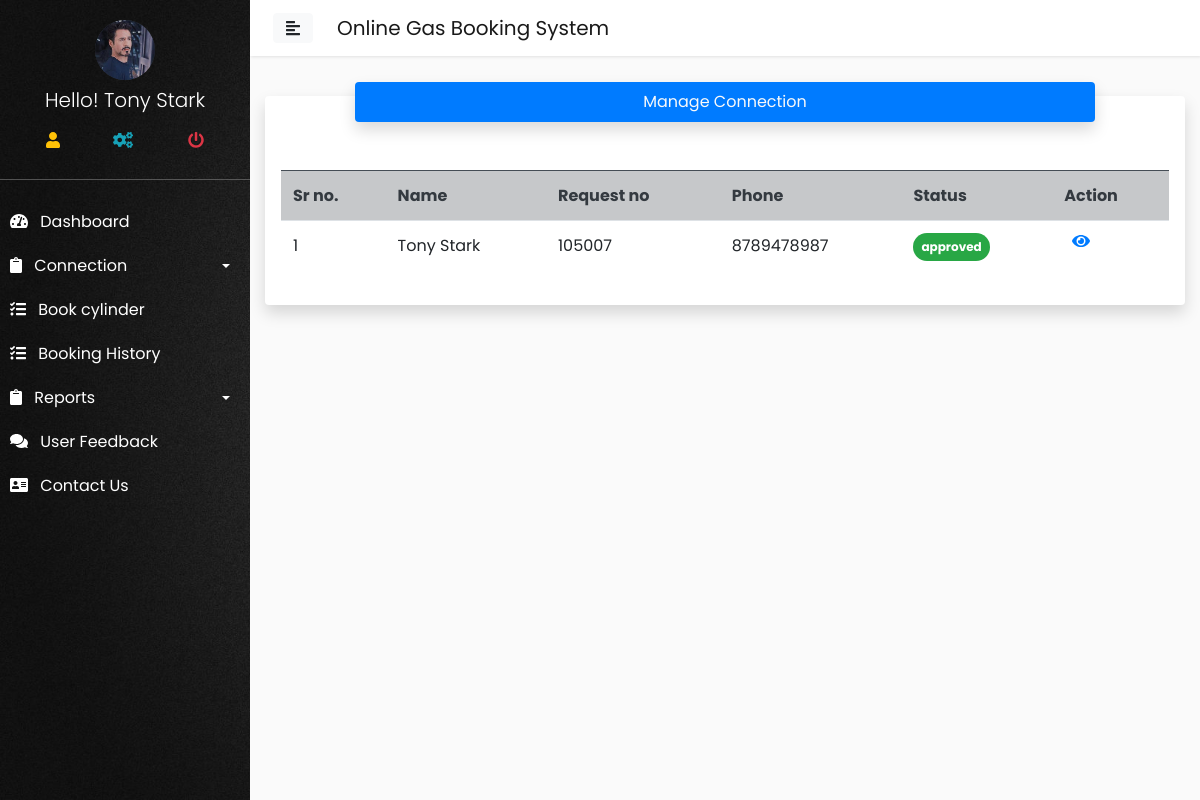
Screenshot of /user/connection_list.php (signed in) with the database file from the repository.
### tables this page shows
CREATE TABLE `user` (
  `user_id` int(11) NOT NULL,
  `f_name` varchar(200) NOT NULL,
  `email` varchar(200) NOT NULL,
  `password` varchar(200) NOT NULL,
  `mobile` varchar(200) NOT NULL,
  `gender` varchar(200) NOT NULL,
  `dob` varchar(200) NOT NULL,
  `r_address` varchar(200) NOT NULL,
  `city` varchar(200) NOT NULL,
  `zipcode` int(11) NOT NULL,
  `p_image` varchar(200) NOT NULL
);

CREATE TABLE `connection` (
  `connection_id` int(11) NOT NULL,
  `full_name` varchar(200) NOT NULL,
  `email` varchar(200) NOT NULL,
  `phone` varchar(200) NOT NULL,
  `gender` varchar(200) NOT NULL,
  `dob` varchar(200) NOT NULL,
  `nationality` varchar(200) NOT NULL,
  `marital` varchar(200) NOT NULL,
  `address` varchar(200) NOT NULL,
  `town` varchar(200) NOT NULL,
  `zip` varchar(200) NOT NULL,
  `relation` varchar(200) NOT NULL,
  `related_name` varchar(200) NOT NULL,
  `related_phone` varchar(200) NOT NULL,
  `related_address` varchar(200) NOT NULL,
  `doc` varchar(200) NOT NULL,
  `user_id` varchar(200) NOT NULL,
  `applied_time` timestamp NOT NULL DEFAULT CURRENT_TIMESTAMP ON UPDATE CURRENT_TIMESTAMP,
  `status` varchar(200) NOT NULL,
  `remark` varchar(200) NOT NULL,
  `c_cost` varchar(200) NOT NULL
);

### config/dbconfig.php (called while the page is built, shortened)
<?php
class Dbconfig{
    private $hostname = 'localhost';
    private $username = 'root';
    private $dbname = 'ogbsdb';
    private $password = "";
    protected $connect;
    function __construct(){
        if(!isset($this->connect)){
            $this->connect = new mysqli($this->hostname,$this->username,$this->password,$this->dbname );
    }
        return $this->connect;
}
}
?>

### config/function.php (called while the page is built, shortened)
<?php
include('dbconfig.php');
class Ogbs extends Dbconfig{
public function getData($query){
    $result = $this->connect->query($query);
    $array = array();
    while($row = $result->fetch_assoc()){
        $array[] = $row;
    }
    return $array;
}
}
?>

### user/connection_list.php (the view, shortened to what this page needs)
<?php
require('../config/function.php');
include('include/header.php');
$get = new Ogbs();
$u_id = $_SESSION['user_login'];
$call = $get->getData("SELECT * FROM connection WHERE user_id = $u_id");
?>
 <?php
$u_id= $_SESSION['user_login'];
$call = $get->getData("SELECT * FROM user WHERE user_id= '$u_id'");
foreach($call as $value);
if($value['gender'] == "" || $value['dob'] == "" || $value['r_address']== "" || $value['city']==""): ?>
 <div class="container">
     <div class="alert alert-danger"><strong></strong>First of all complete Your <a href="profile.php" class="text-info">profile</a> Details </div>
 </div>
 <?php else: ?>
<div class="col-lg-12">
    <div class="card shadow border-0 p-3">
       <div class="header bg-primary col-lg-10 text-light text-center mx-auto rounded p-2 shadow" style="margin-top:-30px;">Manage Connection</div>
        <table class="table-stripped table  table-boderless mt-5">
           <?php
            $u_id = $_SESSION['user_login'];
            $call = $get->getData("SELECT * FROM connection WHERE user_id = $u_id");
            $sr= 1;
            foreach($call as $row); ?>
            <tr class="table-dark text-dark">
                <th>Sr no.</th>
                <th>Name</th>
                <th>Request no</th>
                <th>Phone</th>
                <th>Status</th>
                <th>Action</th>
            </tr>
            <?php
            foreach($call as $row): ?>
            <tr>
                <td><?= $sr; ?></td>
                <td><?= $row['full_name']; ?></td>
                <td><?= $row['connection_id']; ?></td>
                <td><?= $row['phone']; ?></td>
                <td>
                <?php
                    if($row['status'] == ""): ?>
                    <span class="badge badge-danger badge-pill p-2">Pending</span><?php elseif($row['status']=="0"): ?>
                    <span class="badge badge-warning badge-pill p-2">Onhold</span><?php elseif($row['status']=="1"):?><span class="badge badge-success badge-pill p-2">approved</span><?php elseif($row['status']=="2"): ?><span class="badge badge-danger badge-pill p-2">rejected</span> <?php endif; ?>
    </td>
                <td>
                  <a href="connection_details.php?view=<?= $row['connection_id']; ?>" class="text-primary ml-2" title="view"><i class="fas fa-eye"></i></a>
                </td>
            </tr>
            <?php $sr +=1;  endforeach; ?>
        </table>
    </div>
</div>
<?php endif; include('include/footer.php');
?>

### user/include/header.php (shortened to what this page needs)
<?php
$u = new Ogbs();
$id= $_SESSION['user_login'];
$call = $u->getData("SELECT * FROM user WHERE user_id = '$id'");
foreach($call as $abcd);
?>
<html>
<head>
    <link rel="stylesheet" href="http://localhost/ogbs/style/bootstrap.css" >
    <link rel="stylesheet" href="http://localhost/ogbs/style/sidebar_style.css">
    <link rel="stylesheet" href="https://cdnjs.cloudflare.com/ajax/libs/malihu-custom-scrollbar-plugin/3.1.5/jquery.mCustomScrollbar.min.css">
    <link rel="stylesheet" href="https://use.fontawesome.com/releases/v5.7.0/css/all.css">
</head>
<body>
    <div class="wrapper">
 <nav id="sidebar" style="background-image:url(../image/bbg.jpg); background-size:cover;">
           <div class="sidebar_bg_image" style="background-color:rgba(0, 0, 0, 0);">
            <div class="sidebar-header " style="background-color:rgba(0, 0, 0, 0); border-bottom:1px solid rgba(136, 136, 136, 0.55); height:180px;" >
                 <div class="profile_photo bg-dark mx-auto " style="height:60px; width:60px; border-radius:50%;"><img src="http://localhost/ogbs/user/images/<?= $abcd['p_image']; ?>" class="img-fluid img-responsive" style="border-radius:50%;" alt=""></div>
                 <h3 class="text-center font-weight-light h5 mt-2 text-capitalize">Hello! <?= $abcd['f_name']; ?></h3>
                <table class="table " style="">
                    <tr >
                        <td class="border-0 text-warning text-center " title="Profile"><a href="http://localhost/ogbs/user/profile.php"><i class="fas fa-user "></i></a></td>
                        <td class="border-0  text-center text-info" title="Setting"><a href="http://localhost/ogbs/user/setting.php"><i class="fas fa-cogs"></i></a></td>
                        <td class="border-0 text-warning text-center text-danger" title="Logout"><a href="http://localhost/ogbs/user/logout.php"><i class="fas fa-power-off"></i></a></td>
                    </tr>
                </table>
               </div>
            <ul class="list-unstyled components border-0">
                <li class="">
                    <a href="index.php" ><i class="fas fa-tachometer-alt mr-2"></i> Dashboard</a>
                </li>
                <li>
                    <a href="#connection" data-toggle="collapse" aria-expanded="false" class="dropdown-toggle"><i class="fas fa-clipboard mr-2" ></i> Connection</a>
                </li>
                 <li>
                    <a href="http://localhost/ogbs/user/book_cyc.php" ><i class="fas fa-tasks mr-2"></i> Book cylinder</a>
                </li>
                   <li>
                    <a href="http://localhost/ogbs/user/booking_history.php" ><i class="fas fa-tasks mr-2"></i> Booking History</a>
                </li>
                <li>
                    <a href="#reports" data-toggle="collapse" aria-expanded="false" class="dropdown-toggle"><i class="fas fa-clipboard mr-2" ></i>  Reports</a>
                </li>
                <li>
                    <a href="#"><i class="fas fa-comments mr-2"></i> User Feedback</a>
                </li>
            <li>
                    <a href="#"><i class="fas fa-address-card mr-2"></i> Contact Us</a>
                </li>
            </ul>
            </div>
        </nav>
        <div id="content">
            <nav class="navbar navbar-expand-lg navbar-light bg-whtie p-2">
                <div class="container-fluid">
                    <button type="button" id="sidebarCollapse" class="btn btn-light">
                        <i class="fas fa-align-left"></i>
                    </button>
                    <a href="" class="navbar-brand ml-4">Online Gas Booking System</a>
                </div>
            </nav>

### style/sidebar_style.css (style rules this page uses)
body { font-family: 'Poppins', sans-serif; background: #fafafa; }
a, a:hover, a:focus { color: inherit; text-decoration: none; transition: all 0.3s; }
.navbar { padding: 15px 10px; background: #fff; border: none; border-radius: 0; margin-bottom: 40px; box-shadow: 1px 1px 3px rgba(0, 0, 0, 0.1); }
.wrapper { display: flex; width: 100%; }
#sidebar { width: 250px; position: fixed; top: 0; left: 0; height: 100vh; z-index: 999; background: rgba(0, 0, 0, 0.28); color: #fff; transition: all 0.3s; }
#sidebar .sidebar-header { padding: 20px; background: rgba(0, 0, 0, 0.62); }
.sidebar_bg_image { background-color: rgba(0, 0, 0, 0.85); height: 100vh; }
#sidebar ul.components { padding: 20px 0; }
#sidebar ul li a { padding: 10px; font-size: 1em; display: block; }
a[data-toggle="collapse"] { position: relative; }
.dropdown-toggle::after { display: block; position: absolute; top: 50%; right: 20px; transform: translateY(-50%); }
#content { width: calc(100% - 250px); min-height: 100vh; transition: all 0.3s; position: absolute; top: 0; right: 0; }

### rows the page displays
user: p_image (picture), f_name "Tony Stark"
connection: full_name "Tony Stark", connection_id "105007", phone "8789478987", status "approved"
